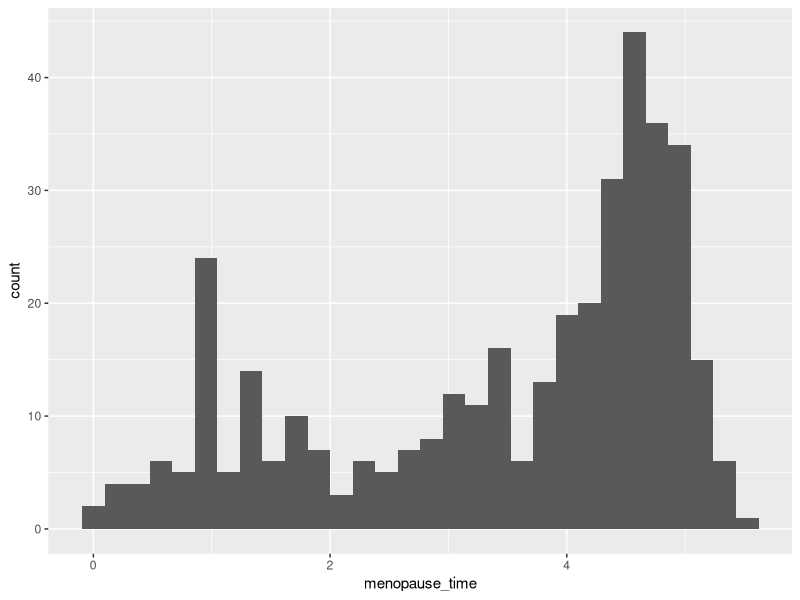

Write R code to recreate this figure.
## ---- chunk 1
knitr::opts_chunk$set(echo = TRUE)

library(tidyverse)
library(ggplot2)
## ---- chunk 2
menopause_dat <- read.delim("Project 2 - Survival/Menopause.dat", header = FALSE)

menopause <- menopause_dat %>%
  rename(id = V1,
         intake_age = V2,
         menopause_age = V3,
         menopause = V4,
         race = V5,
         education = V6) %>%
  mutate(menopause_time = menopause_age - intake_age)


#description of variables:
#menopause = 1 (observed to experience menopause), 
#            0 (censored at menopause age)

#race = 0 (White, non-hispanic),
#       1 (Black, non-hispanic),
#       2 (Other)

#education = 0 (post-grad),
#            1 (college grad),
#            2 (some college),
#            3 (high school or less)


#menopause time = the duration of time in study at which the subject experienced menopause
## ---- chunk 3
ggplot(data = menopause, aes(x = menopause_time)) +
  geom_histogram()
## ---- chunk 4
median(menopause$menopause_time)
